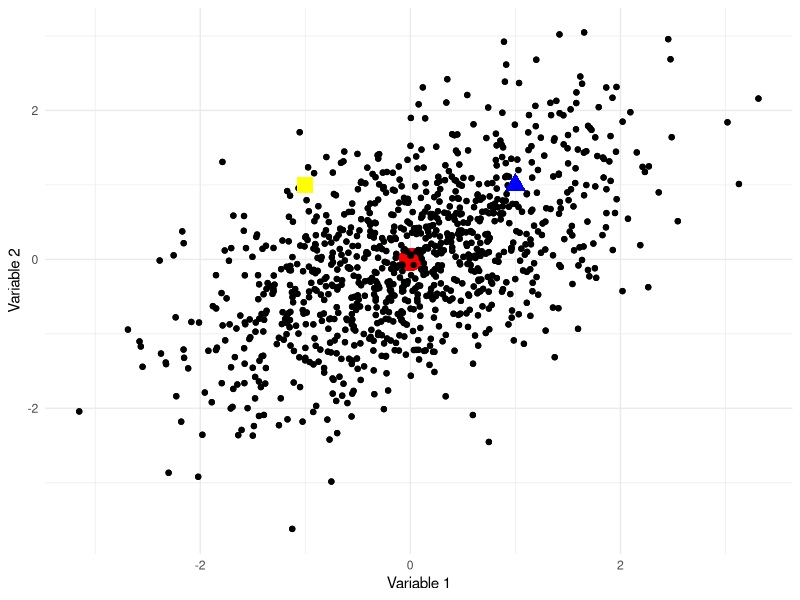

This figure's R source: (Note: this script raises an error after producing the figure.)
## ---- chunk 1
knitr::opts_chunk$set(echo = TRUE)
library(ggplot2)
library(dplyr)
library(readr)
library(matrixStats)
library(reshape2)
library(car)
library(MASS)
## ---- chunk 2
out <- mvrnorm(1000, mu = c(0,0), Sigma = matrix(c(1,0.56,0.56,1), ncol = 2),
               empirical = TRUE)
out <- as.data.frame(out)
out %>% ggplot(aes(V1,V2)) + geom_point() + geom_point(x = 0, y = 0, color="red",size = 7) + geom_point() + geom_point(x = -1, y = 1, color="yellow",size = 5, shape = 15) + geom_point(x = 1, y = 1, color="blue",size = 5,shape = 17) + labs(x="Variable 1", y="Variable 2") + theme_minimal()
## ---- chunk 3
lin_frame_clean %>% ggplot(aes(dia_mean,sys_mean)) + geom_point()
## ---- chunk 4
#### Systolic prediction 
#### correlation
sys_lin <- subset(lin_frame_clean, select=-c(dia_mean,ridreth3,mult))

#### model 1: linear regression
bpsys_linear1 = lm(sys_mean~.,sys_lin)
summary(bpsys_linear1)

  #### looking at variance explained by interactions
  bpsys_interact = lm(sys_mean~(.)^2,sys_lin)
  anova(bpsys_interact)

  #### residual assumption 
  #### overal residual values 
  plot(bpsys_linear1$fitted.values,bpsys_linear1$residuals)
  
  #### all residuals 
  crPlots(bpsys_linear1)

  
  #### qq-plot
  qqPlot(bpsys_linear1,ylab="Standardized Residuals", xlab="Normal Scores")
  
  #### correcting bmxsad1
  res_correct = lm(sys_mean~log(bmxsad1),sys_lin)
  res_not = lm(sys_mean~(bmxsad1),sys_lin)
  crPlots(res_not)
  crPlots(res_correct)
  
  #### correcting bmxwt
  res_correct = lm(sys_mean~log(bmxwt),sys_lin)
  res_not = lm(sys_mean~(bmxwt),sys_lin)
  crPlots(res_not)
  crPlots(res_correct)
  
  
  #### correcting year 
  res_correct = lm(sys_mean~I(ridageyr^2),sys_lin)
  res_not = lm(sys_mean~(ridageyr),sys_lin)
  crPlots(res_not)
  crPlots(res_correct)
  
  ####correcting lbdldl
  res_correct = lm(sys_mean~log(lbdldl),sys_lin)
  res_not = lm(sys_mean~(lbdldl),sys_lin)
  crPlots(res_not)
  crPlots(res_correct)

  
  ####correcting lbxtc
  res_correct = lm(sys_mean~log(lbxtc),sys_lin)
  res_not = lm(sys_mean~(lbxtc),sys_lin)
  crPlots(res_not)
  crPlots(res_correct)
  
  ####correcting lbxglu
  res_correct = lm(sys_mean~log(lbxglu),sys_lin)
  res_not = lm(sys_mean~(lbxglu),sys_lin)
  crPlots(res_not)
  crPlots(res_correct)

#### model 2: linear regression
bpsys_linear2 = lm(sys_mean~ bmxarmc + bmxsad1 + bmxht + bmxwaist + bmxwt + riagendr + ridageyr + I(ridageyr^2) + hispanic + white + black + diq010 + lbdldl + log(lbxtc) + log(lbxglu) + bpq020 + bpq040a + bmxarmc:ridageyr + riagendr:lbdldl + riagendr:lbxglu + bmxsad1:diq010 + riagendr:ridageyr + bmxsad1:bpq040a  + ridageyr:white + ridageyr:diq010 + ridageyr:lbdldl  , sys_lin)
summary(bpsys_linear2)

export_summs(bpsys_linear2, scale = TRUE)
write.csv(table1, "model1.csv")

####keep in original for interaction and transformation 
  #### residual assumption 
  #### overal residual values 
  plot(bpsys_linear2$fitted.values,bpsys_linear2$residuals)
  
  #### all residuals 
  crPlots(bpsys_linear2)

  
  #### qq-plot
  qqPlot(bpsys_linear2,ylab="Standardized Residuals", xlab="Normal Scores")



#### prediction 
sys_predictions = predict(bpsys_linear2, newdata = lin_frame_test)
summary(sys_predictions)
summary(lin_frame_test$sys_mean)

### MSE data frame 
mse <- data.frame(id = seq.int(nrow(lin_frame_test)), true_sys = lin_frame_test$sys_mean, true_dia = lin_frame_test$dia_mean, sys_lin_mse = (lin_frame_test$sys_mean - sys_predictions)^2, sys_lin = sys_predictions) 

## ---- chunk 5
#### Diastolic prediction 
#### correlation
dia_lin <- subset(lin_frame_clean, select=-c(sys_mean,ridreth3,mult))
cor(dia_lin)


#### model 1: linear regression
bpdia_linear1 = lm(dia_mean~.,dia_lin)
summary(bpdia_linear1)

  #### looking at variance explained by interactions
  bpsys_interact = lm(dia_mean~(.)^2,dia_lin)
  anova(bpsys_interact)

  #### residual assumption 
  #### overal residual values 
  plot(bpdia_linear1$fitted.values,bpdia_linear1$residuals)
  
  #### all residuals 
  crPlots(bpdia_linear1)

  
  #### qq-plot
  qqPlot(bpdia_linear1,ylab="Standardized Residuals", xlab="Normal Scores")
  
  #### correcting lbdldl
  res_correct = lm(sys_mean~log(lbdldl),sys_lin)
  res_not = lm(sys_mean~(lbdldl),sys_lin)
  crPlots(res_not)
  crPlots(res_correct)
  
  #### correcting lbxglu
  res_correct = lm(sys_mean~log(lbxglu),sys_lin)
  res_not = lm(sys_mean~(lbxglu),sys_lin)
  crPlots(res_not)
  crPlots(res_correct)
  
  #### correcting lbxtc
  res_correct = lm(sys_mean~log(lbxtc),sys_lin)
  res_not = lm(sys_mean~(lbxtc),sys_lin)
  crPlots(res_not)
  crPlots(res_correct)
  
  #### correcting bmxwt
  res_correct = lm(sys_mean~log(bmxwt),sys_lin)
  res_not = lm(sys_mean~(bmxwt),sys_lin)
  crPlots(res_not)
  crPlots(res_correct)
  
  #### correcting bmxbmi
  res_correct = lm(sys_mean~log(bmxbmi),sys_lin)
  res_not = lm(sys_mean~(bmxbmi),sys_lin)
  crPlots(res_not)
  crPlots(res_correct)

#### model 2: linear regression
bpdia_linear2 = lm(dia_mean~ bmxarmc + bmxsad1 + log(bmxwt) + riagendr + ridageyr + I(ridageyr^2) + white + black + asian + diq010 + log(lbdldl) + lbxtc + bpq020 + bpq040a + ridageyr:white +  bmxsad1:ridageyr + ridageyr:bpq040a + riagendr:lbdldl,dia_lin)
summary(bpdia_linear2)

table1 <- export_summs(bpsys_linear2,bpdia_linear2, scale = TRUE)
write.csv(table1, "model2.csv")
  #### residual assumption 
  #### overal residual values 
  plot(bpdia_linear2$fitted.values,bpdia_linear2$residuals)
  
  #### all residuals 
  crPlots(bpdia_linear2)

  
  #### qq-plot
  qqPlot(bpdia_linear2,ylab="Standardized Residuals", xlab="Normal Scores")

#### prediction 
dia_predictions = predict(bpdia_linear2, newdata = lin_frame_test)
summary(dia_predictions)
summary(lin_frame_test$dia_mean)

#### MSE Frame update
mse$dia_lin_mse <- (lin_frame_test$dia_mean - dia_predictions)^2
mse$dia_lin  <- dia_predictions
mal_pred <- cbind(mse$dia_lin,mse$sys_lin)
mal_true <- cbind(mse$true_dia,mse$true_sys)
mse$lin_mal <- mahalanobis(mal_pred, mal_true, cov(mal_pred,mal_true))


## ---- chunk 6
### Density frame and plot for dia 
  ### Frame Creation 
  density_dia <- mse %>% select(predicted_dia,true_dia,first_dia)
  density_dia <- melt(density_dia)
  
  ### Plot 
  ggplot(density_dia, aes(x=value, fill=variable)) +
    geom_density(alpha=0.4)
  
  
### MSE frame and plot for dia
  bar_dia <- mse %>% select(sys_lin_mse, dia_lin_mse) %>% summarise(predict_sys_mse = mean(sys_lin_mse), predict_dia_mse = mean(dia_lin_mse))
  bar_dia <- melt(bar_dia)
  bar_dia[,1] <- as.character(bar_dia[,1])
  bar_dia[1,1] <- "Systolic Blood Pressure"
  bar_dia[2,1] <- "Diastolic Blood Pressure"
  bar_dia[,1] <- as.factor(bar_dia[,1])
  ggplot(bar_dia, aes(x=variable, y=value, fill = variable)) +
  geom_bar(stat="identity") + theme_minimal() + labs(title="MSE of Linear Regression Prediction for Systolic and Diastolic Blood Pressure", 
   x="Blood Pressure", y="Mean Squared Error")
  
## ---- chunk 7
### Density frame and plot for sys
  ### Frame Creation 
  density_sys <- mse %>% select(predicted_sys,true_sys,first_sys)
  density_sys <- melt(density_sys)
  
  ### Plot 
  ggplot(density_sys, aes(x=value, fill=variable)) +
    geom_density(alpha=0.4)

### MSE frame and plot for sys 
  bar_sys <- mse %>% select(first_sys_mse, predict_sys_mse) %>% summarise(first_sys_mse = mean(first_sys_mse), predict_sys_mse = mean(predict_sys_mse))
  bar_sys <- melt(bar_sys)
  
  ggplot(bar_sys, aes(x=variable, y=value, fill = variable)) +
  geom_bar(stat="identity") + theme_minimal() 

  
  
### NEED TO THROW OUT DIASTOLIC OBSERVATION 
### CHECK FOR OUTLIERS AFTER CORRECTION 
### SCATTER PLOT FIRST vs. TRUE 
### DIASTOLIC HAS A QUADRATIC TREND WITH AGE 
### PREDICITNG BLOOD PRESSURE TRAJECTORY USING CLUSTERING 
### Histogram of differences 
ggplot(mse, aes(true_dia,dia_lin))+
    geom_point() + geom_abline(aes(intercept=0, slope=1, col = "slope = 1")) + geom_smooth(method="lm")  + labs( 
   x="Predicted Diastolic", y="True Diastolic") + theme_minimal() 
summary(lm(true_dia~dia_lin,mse))

ggplot(mse, aes(true_sys,sys_lin))+
    geom_point() + geom_abline(aes(intercept=0, slope=1, col = "slope = 1")) + geom_smooth(method="lm") + labs( 
   x="Predicted Systolic", y="True Systolic") + theme_minimal()


ggplot(mse_try, aes(true_dia,rf_dia_pred))+
    geom_point() + geom_abline(aes(intercept=0, slope=1, col = "slope = 1")) + geom_smooth(method="lm")  + labs( 
   x="Predicted Diastolic", y="True Diastolic") + theme_minimal()
summary(lm(true_dia~dia_lin,mse))

ggplot(mse_try, aes(true_sys,rf_sys_pred))+
    geom_point() + geom_abline(aes(intercept=0, slope=1, col = "slope = 1")) + geom_smooth(method="lm") + labs( 
   x="Predicted Systolic", y="True Systolic") + theme_minimal() 

summary(lm(true_sys~rf_sys_pred, mse_try))
summary(lm(true_dia~rf_dia_pred, mse_try))
vara <- lin_frame_clean
vara$ridageyr[vara$ridageyr>=90 & vara$ridageyr<=99] <- 9
vara$ridageyr[vara$ridageyr>=80 & vara$ridageyr<=89] <- 8
vara$ridageyr[vara$ridageyr>=70 & vara$ridageyr<=79] <- 7
vara$ridageyr[vara$ridageyr>=60 & vara$ridageyr<=69] <- 6
vara$ridageyr[vara$ridageyr>=50 & vara$ridageyr<=59] <- 5
vara$ridageyr[vara$ridageyr>=40 & vara$ridageyr<=49] <- 4
vara$ridageyr[vara$ridageyr>=30 & vara$ridageyr<=39] <- 3
vara$ridageyr[vara$ridageyr>=20 & vara$ridageyr<=29] <- 2
vara$ridageyr[vara$ridageyr>=10 & vara$ridageyr<=19] <- 1
ggplot(vara, aes(x=as.factor(ridageyr),y=sys_mean)) + geom_boxplot()
